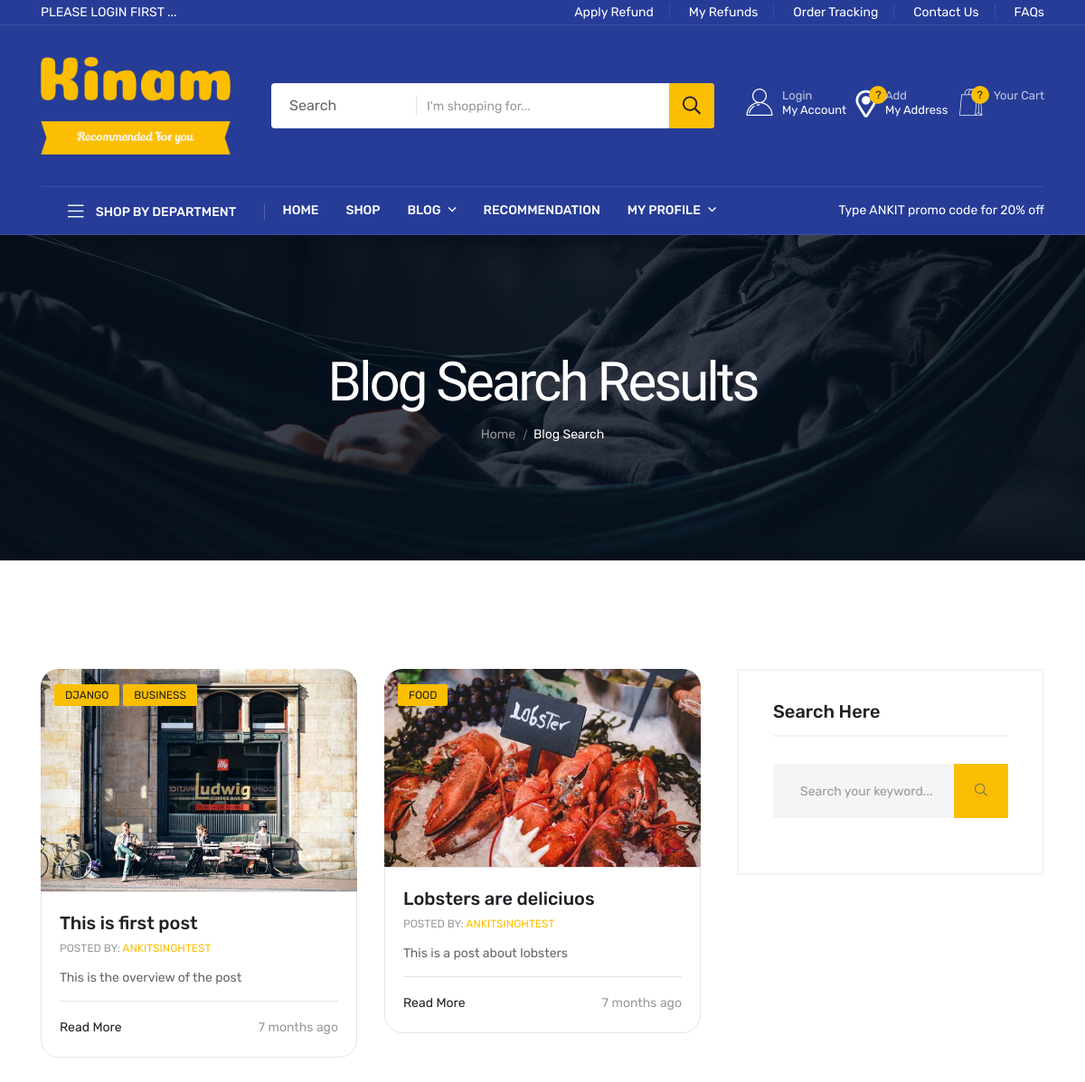
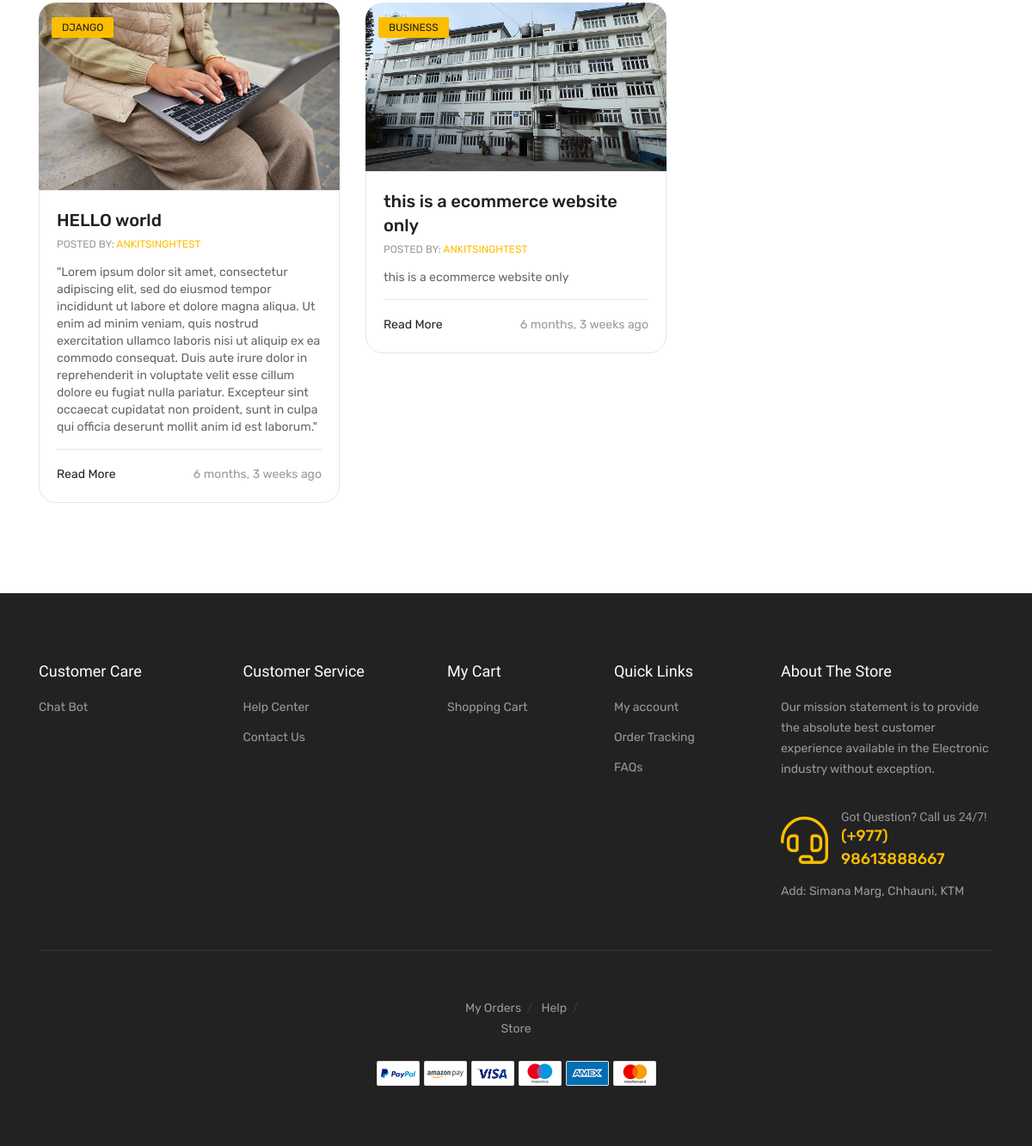
Page /search_blog/ on the committed database (2 pictures, top to bottom).
### app/models.py (models this page shows, shortened)
class Post(models.Model):
    title = models.CharField(max_length=100)
    overview = models.TextField()
    timestamp = models.DateTimeField(auto_now_add=True)
    comment_count = models.IntegerField(default=0)
    view_count = models.IntegerField(default=0)
    author = models.ForeignKey(Author, on_delete=models.CASCADE)
    thumbnail = models.ImageField(upload_to='media/blog')
    categories = models.ManyToManyField(BlogCategory)
    featured = models.BooleanField()
    content = RichTextField()
    def get_absolute_url(self):
        from django.urls import reverse
        return reverse('blog_detail', kwargs={
            'id': self.pk,
        })
    @property
    def view_count(self):
        return PostView.objects.filter(post=self).count()

class BlogCategory(models.Model):
    title = models.CharField(max_length=20)
    def __str__(self):
        return self.title

class Author(models.Model):
    user = models.OneToOneField(user_1, on_delete=models.CASCADE)
    profile_picture = models.ImageField(upload_to='media/blog', default='media/blog/profile.png')
    def __str__(self):
        return self.user.username

### app/views.py (the view)
# urls.py: path('search_blog/', views.search_blog, name="search_blog"),
def search_blog(request):
    queryset = Post.objects.all()
    query = request.GET.get('q')
    if query:
        queryset = queryset.filter(Q(title__icontains=query) | Q(overview__icontains=query)).distinct()
    context = {
        'queryset': queryset,
    }
    return render(request, 'blog/search_results.html', context)

### templates/blog/search_results.html (shortened to what this page needs)
{% extends 'base.html' %}
{% load static %}
{% block content %}
<main>
        <div class="page-banner-area page-banner-height-2" data-background="{% static 'assets/img/banner/page-banner-4.jpg' %}">
            <div class="container">
                <div class="row">
                    <div class="col-xl-12">
                        <div class="page-banner-content text-center">
                            <h4 class="breadcrumb-title">Blog Search Results</h4>
                            <div class="breadcrumb-two">
                                <nav>
                                   <nav class="breadcrumb-trail breadcrumbs">
                                      <ul class="breadcrumb-menu">
                                         <li class="breadcrumb-trail">
                                            <a href="{% url 'home' %}"><span>Home</span></a>
                                         </li>
                                         <li class="trail-item">
                                            <span>Blog Search</span>
                                         </li>
                                      </ul>
                                   </nav>
                                </nav>
                            </div>
                        </div>
                    </div>
                </div>
            </div>
        </div>
    <div class="blog-area mt-120 mb-75">
        <div class="container">
            <div class="row">
                <div class="col-xl-8 col-lg-7">
                    <div class="row">
                    {% for post in queryset %}
                        <div class="col-xl-6">
                            <div class="single-smblog mb-30">
                                <div class="smblog-thum">
                                    <div class="blog-image w-img">
                                        <a href="{{ post.get_absolute_url }}"><img
                                                src="{{post.thumbnail.url}}"></a>
                                    </div>
                                    <div class="blog-tag blog-tag-2">
                                        {% for cat in post.categories.all %}
                                        <a href="#">{{cat}}</a>
                                        {% endfor %}
                                    </div>
                                </div>
                                <div class="smblog-content smblog-content-3">
                                    <h6><a href="{{ blog.get_absolute_url }}">{{post.title}}</a></h6>
                                    <span class="author mb-10">Posted by: <a href="#">{{post.author}}</a></span>
                                    <p>{{post.overview}}</p>
                                    <div class="smblog-foot pt-15">
                                        <div class="post-readmore">
                                            <a href="{{ post.get_absolute_url }}"> Read More </a>
                                        </div>
                                        <div class="post-date">
                                            <a href="{{ post.get_absolute_url }}">{{post.timestamp|timesince}} ago</a>
                                        </div>
                                    </div>
                                </div>
                            </div>
                        </div>
                        {% endfor %}
                    </div>
                </div>
                <div class="col-xl-4 col-lg-5">
                    <div class="news-sidebar pl-10">
                        <div class="row">
                            <div class="col-lg-12 col-md-12">
                                <div class="widget">
                                    <h6 class="sidebar-title"> Search Here</h6>
                                    <form action="{% url 'search_blog' %}">
                                    <div class="n-sidebar-search">
                                        <input type="text" name="q" placeholder="Search your keyword...">
                                        <button type="submit"><a><i class="fal fa-search"></i></a></button>
                                    </div>
                                </form>
                                </div>
                            </div>
                        </div>
                    </div>
                </div>
            </div>
        </div>
    </div>
</main>
{% endblock %}

### static/assets/css/default.css (style rules this page uses)
.mt-120 { margin-top:120px }
.mb-10 { margin-bottom:10px }
.mb-30 { margin-bottom:30px }
.mb-75 { margin-bottom:75px }
.pt-15 { padding-top:15px }
.pl-10 { padding-left:10px }

### templates/base.html (style rules this page uses)
h4 { font-family: 'Fjalla One', sans-serif; font-weight: 100; font-size: 24px; }

### rows in the picture
Post: thumbnail (picture), title "This is first post", author "ANKITSINGHTEST", overview "This is the overview of the post", timestamp "7 months"
BlogCategory: title "DJANGO"
BlogCategory: title "BUSINESS"
Post: thumbnail (picture), title "Lobsters are deliciuos", author "ANKITSINGHTEST", overview "This is a post about lobsters", timestamp "7 months"
BlogCategory: title "FOOD"
Post: thumbnail (picture), title "HELLO world", author "ANKITSINGHTEST", overview "\"Lorem ipsum dolor sit amet, consectetur adipiscing elit, sed do eiusmod tempor incididunt ut labore et dolore magna aliqua. Ut enim ad minim veniam, quis nostrud exercitation ullamco laboris nisi ut aliquip ex ea commodo consequat. Duis aute irure dolor in reprehenderit in voluptate velit esse cillum dolore eu fugiat nulla pariatur. Excepteur sint occaecat cupidatat non proident, sunt in culpa qui officia deserunt mollit anim id est laborum.\"", timestamp "6 months, 3 weeks"
Post: thumbnail (placeholder picture), title "this is a ecommerce website only", author "ANKITSINGHTEST", overview "this is a ecommerce website only", timestamp "6 months, 3 weeks"
